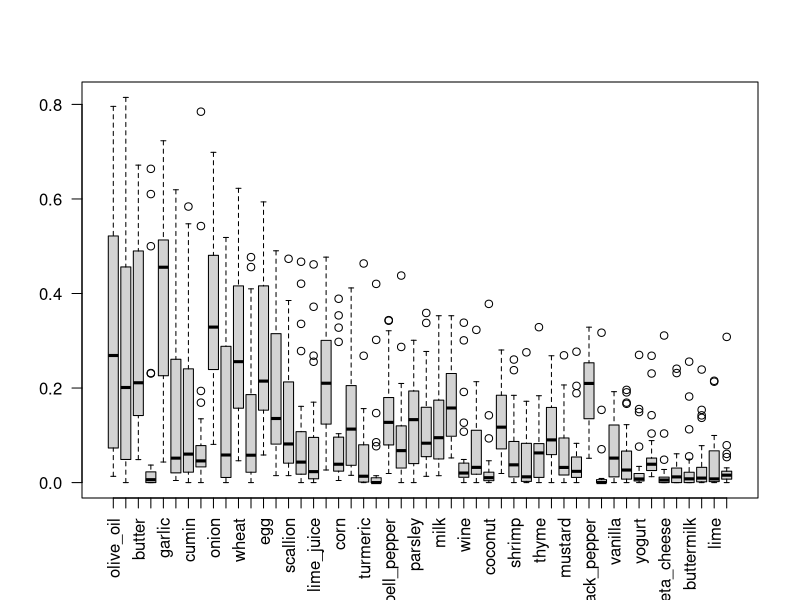
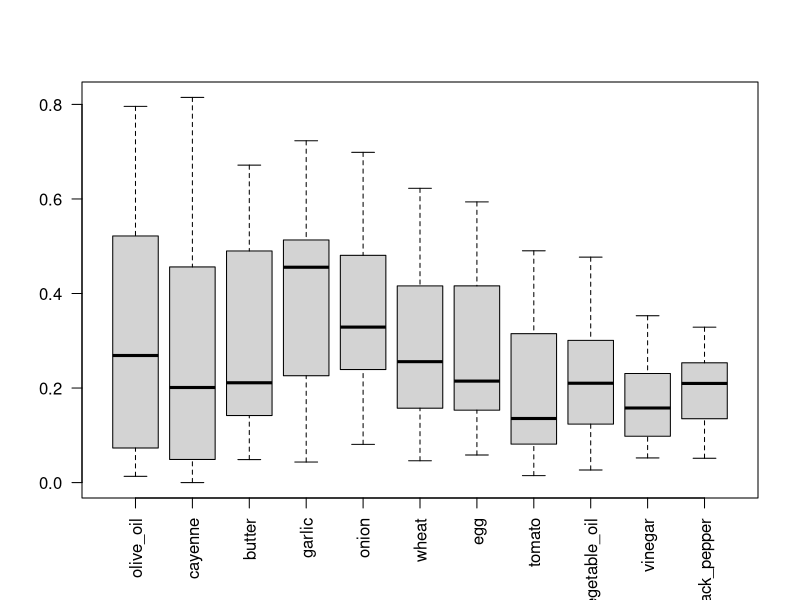
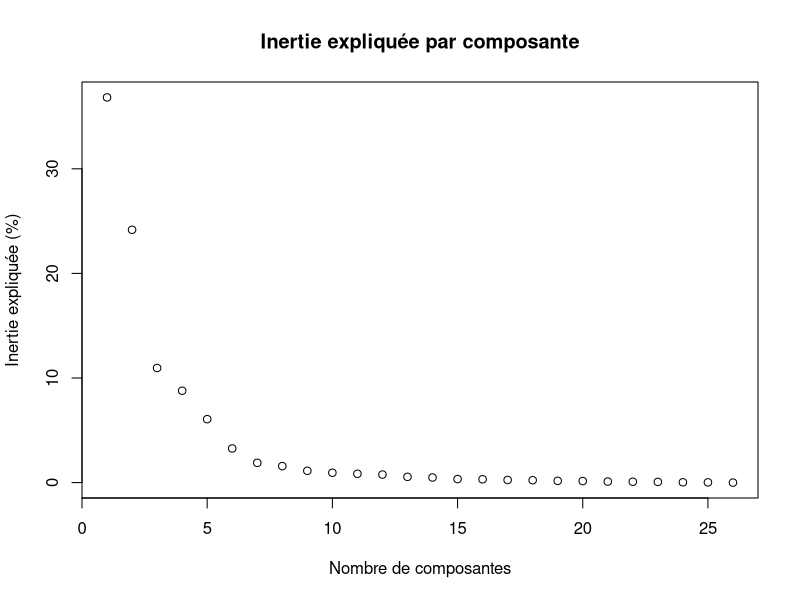
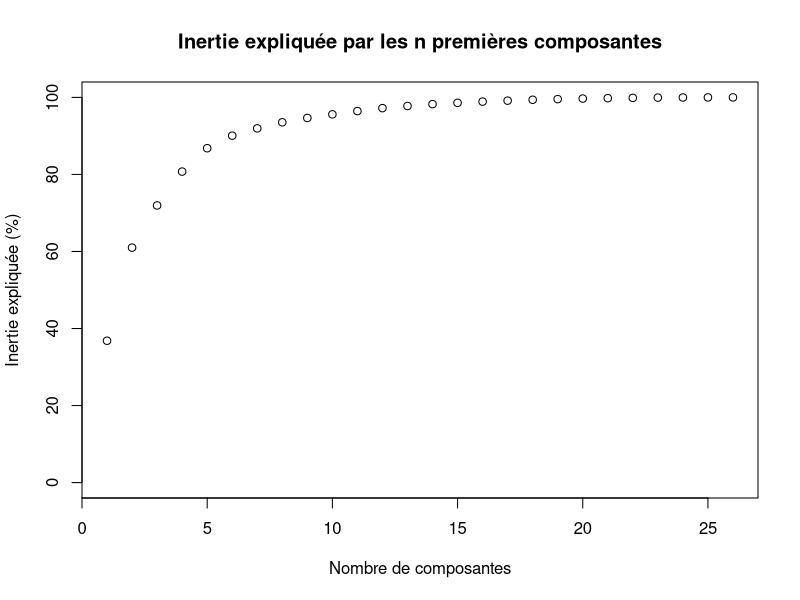
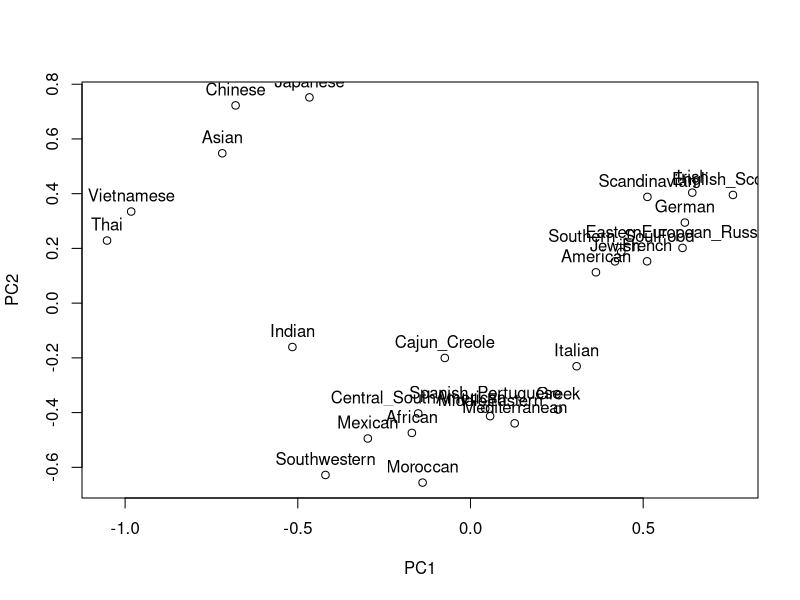
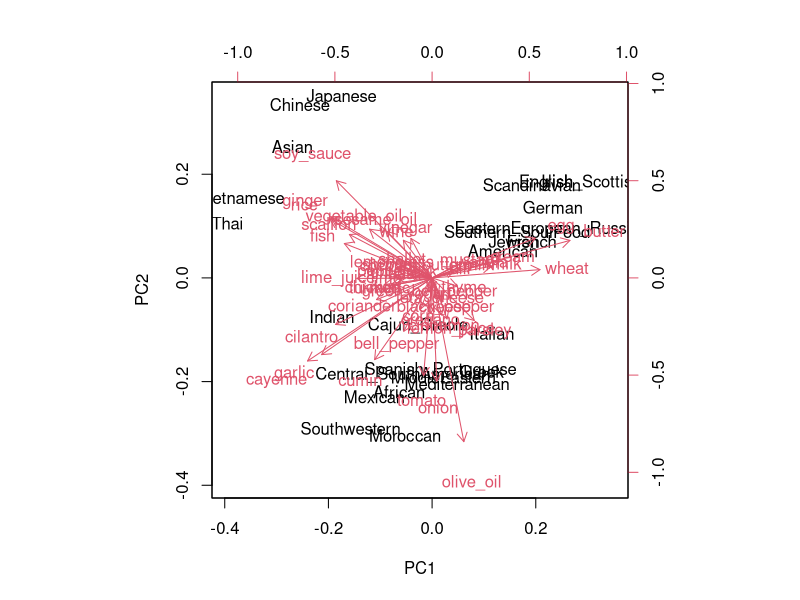
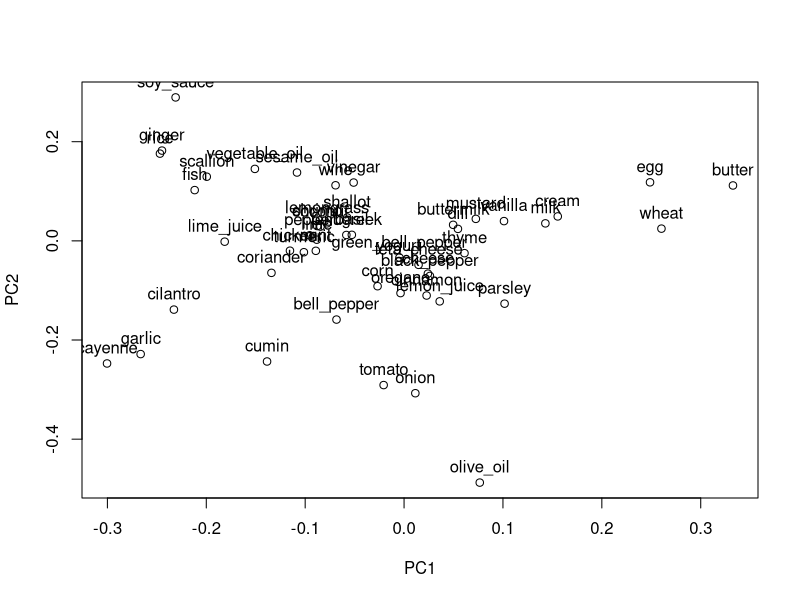

Here is the R script that generated these plots, in order: (Note: this script raises an error after producing the figures.)
#### projet SY09

### Exercice 1

## 1 - description
recettes.pays <- read.csv("donnees/recettes-pays.data", row.names = 1)
na.fail(recettes.pays)

dim(recettes.pays)
summary(recettes.pays)

cor(recettes.pays)    # correlation entre les ingrédients
cor(t(recettes.pays)) # correlation entre pays

boxplot(recettes.pays, las = 2)
boxplot(recettes.pays[colMeans(recettes.pays) > 0.15], las = 2) # most used ingredients

# plot(recettes.pays[cor(recettes.pays) > 0.9])

## 2 - ACP

acp.recettes.pays <- prcomp(recettes.pays)  # ACP - variables = ingrédients

acp.recettes.pays$sdev # racine carrée des valeurs absolues
acp.recettes.pays.inertie <- acp.recettes.pays$sdev ^ 2 # valeurs absolues de la matrice de covarience

eigen(cov(recettes.pays))$values
# on retrouve à peu près les mêmes résultat
# on peut considérer les valeurs d'indice supérieur à 26 égales à 0, toutes ces valeurs sont inferieur à 10^-16
# elles ne sont dû qu'à des approximations, en effet on part d'une matrice de rang maximum 26
# on ne peut avoir plus de 26 valeurs propres non nulles.

inertie_total <- sum(acp.recettes.pays.inertie)

acp.recettes.pays.inertiep <- acp.recettes.pays.inertie / inertie_total * 100
inertie_explique <- apply(t(1:26), 2, function(x) sum(acp.recettes.pays.inertiep[1:x]))

plot(acp.recettes.pays.inertiep,
     main = "Inertie expliquée par composante",
     xlab = "Nombre de composantes",
     ylab = "Inertie expliquée (%)"
)
plot(inertie_explique,
     main = "Inertie expliquée par les n premières composantes",
     xlab = "Nombre de composantes",
     ylab = "Inertie expliquée (%)",
     ylim = c(0, 100)
)


plot(acp.recettes.pays$x[,1:2])
text(acp.recettes.pays$x[,1:2], row.names(recettes.pays), pos=3)

biplot(acp.recettes.pays) # illisible

# TODO : contributions relatives aux axes - individus ?
# plot des anciens axes dans le nouveau - à voir - certainement ilisible

plot(acp.recettes.pays$rotation[,1:2])
text(acp.recettes.pays$rotation[,1:2], colnames(recettes.pays), pos=3)
draw.circle(radius = 1)

## 3 - Analyse ascendante hiérarchique

dist.recettes.pays <-dist(recettes.pays, method = "manhattan")

hclust.recettes.pays <- hclust(dist.recettes.pays) # methodes : "single", "average", ...
plot(hclust.recettes.pays)


## 4 - K-means

kmeans.recette.pays <- kmeans(recettes.pays, rbind(recettes.pays["American",], recettes.pays["African",], recettes.pays["Asian",]), iter.max = 30)
plot(acp.recettes.pays$x[,1:2], col = c("red","green","blue")[kmeans.recette.pays$cluster])
text(acp.recettes.pays$x[,1:2], row.names(recettes.pays), pos=3, col = c("red","green","blue")[kmeans.recette.pays$cluster])

## 5 - Classification géographique des origines

# s'ils nous demande de dire que  les mexicains sont loins des allemands et de dire qu'on le retrouve 
# dans la classif obtenue ok, sinon je ne vois pas comment faire.


## 6 - description des données

recettes.echant <- read.csv("donnees/recettes-echant.data")
na.fail(recettes.echant)

summary(recettes.echant)

sort(table(recettes.echant[,1]), decreasing = T)

# TODO : blabla

## 7 - group ingrédients

pays <- unique(recettes.echant[,1])
ingredients <- colnames(recettes.echant[,2:ncol(recettes.echant)])

ingredients.pays <- data.frame(matrix(nrow = length(ingredients), ncol = length(pays)))
colnames(ingredients.pays) <- pays
row.names(ingredients.pays) <- ingredients

for (i in 1:length(ingredients)) {
  ingredient <- ingredients[i]
  
  for (j in 1:length(pays)) {
    p <- pays[j]
    
    ingredients.pays[i, j] <- mean(recettes.echant[recettes.echant[,1] == p,][,ingredient])
  }
}

# TODO : similarités - disimilarités
disim.ingredients.pays <- dist(ingredients.pays, "euclidian") # pris au hasard, y reflechir !!!


## 8 - classif ascendante hierarchique

hclust.ingredients.pays <- hclust(disim.ingredients.pays) # methodes : "single", "average", ...
plot(hclust.ingredients.pays)


## 9 - k-médoïdes

library(cluster)
pam.recettes.pays <- pam(ingredients.pays, 3)
plot(pam.recettes.pays)
